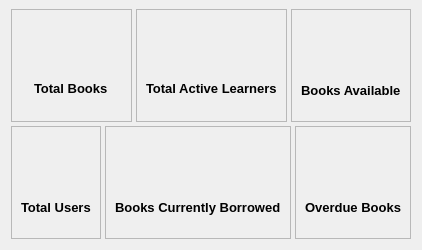
                              <widget class="QFrame" name="frame_statisticsOverview">
                               <property name="minimumSize">
                                <size>
                                 <width>0</width>
                                 <height>250</height>
                                </size>
                               </property>
                               <property name="maximumSize">
                                <size>
                                 <width>16777215</width>
                                 <height>300</height>
                                </size>
                               </property>
                               <property name="autoFillBackground">
                                <bool>false</bool>
                               </property>
                               <property name="frameShape">
                                <enum>QFrame::Shape::NoFrame</enum>
                               </property>
                               <property name="frameShadow">
                                <enum>QFrame::Shadow::Plain</enum>
                               </property>
                               <layout class="QVBoxLayout" name="verticalLayout_17">
                                <property name="spacing">
                                 <number>4</number>
                                </property>
                                <property name="topMargin">
                                 <number>9</number>
                                </property>
                                <item>
                                 <layout class="QVBoxLayout" name="verticalLayout_15">
                                  <item>
                                   <layout class="QHBoxLayout" name="horizontalLayout_5">
                                    <item>
                                     <widget class="QFrame" name="frame_totalBooksCard">
                                      <property name="frameShape">
                                       <enum>QFrame::Shape::StyledPanel</enum>
                                      </property>
                                      <property name="frameShadow">
                                       <enum>QFrame::Shadow::Raised</enum>
                                      </property>
                                      <layout class="QVBoxLayout" name="verticalLayout_19">
                                       <property name="spacing">
                                        <number>2</number>
                                       </property>
                                       <item alignment="Qt::AlignmentFlag::AlignHCenter">
                                        <widget class="QLabel" name="label_totalBooksDisplay">
                                         <property name="minimumSize">
                                          <size>
                                           <width>0</width>
                                           <height>30</height>
                                          </size>
                                         </property>
                                         <property name="maximumSize">
                                          <size>
                                           <width>16777215</width>
                                           <height>30</height>
                                          </size>
                                         </property>
                                         <property name="font">
                                          <font>
                                           <pointsize>15</pointsize>
                                           <bold>true</bold>
                                          </font>
                                         </property>
                                         <property name="text">
                                          <string />
                                         </property>
                                        </widget>
                                       </item>
                                       <item alignment="Qt::AlignmentFlag::AlignHCenter">
                                        <widget class="QLabel" name="label_totalBooksTitle">
                                         <property name="maximumSize">
                                          <size>
                                           <width>16777215</width>
                                           <height>18</height>
                                          </size>
                                         </property>
                                         <property name="font">
                                          <font>
                                           <pointsize>10</pointsize>
                                           <bold>true</bold>
                                          </font>
                                         </property>
                                         <property name="text">
                                          <string>Total Books</string>
                                         </property>
                                        </widget>
                                       </item>
                                      </layout>
                                     </widget>
                                    </item>
                                    <item>
                                     <widget class="QFrame" name="frame_totalActiveLearnersCard">
                                      <property name="frameShape">
                                       <enum>QFrame::Shape::StyledPanel</enum>
                                      </property>
                                      <property name="frameShadow">
                                       <enum>QFrame::Shadow::Raised</enum>
                                      </property>
                                      <layout class="QVBoxLayout" name="verticalLayout_20">
                                       <property name="spacing">
                                        <number>2</number>
                                       </property>
                                       <item alignment="Qt::AlignmentFlag::AlignHCenter">
                                        <widget class="QLabel" name="label_totalActiveLearnersDisplay">
                                         <property name="minimumSize">
                                          <size>
                                           <width>0</width>
                                           <height>30</height>
                                          </size>
                                         </property>
                                         <property name="maximumSize">
                                          <size>
                                           <width>16777215</width>
                                           <height>30</height>
                                          </size>
                                         </property>
                                         <property name="font">
                                          <font>
                                           <pointsize>15</pointsize>
                                           <bold>true</bold>
                                          </font>
                                         </property>
                                         <property name="text">
                                          <string />
                                         </property>
                                        </widget>
                                       </item>
                                       <item alignment="Qt::AlignmentFlag::AlignHCenter">
                                        <widget class="QLabel" name="label_totalActiveLearnersTitle">
                                         <property name="maximumSize">
                                          <size>
                                           <width>16777215</width>
                                           <height>18</height>
                                          </size>
                                         </property>
                                         <property name="font">
                                          <font>
                                           <pointsize>10</pointsize>
                                           <bold>true</bold>
                                          </font>
                                         </property>
                                         <property name="text">
                                          <string>Total Active Learners</string>
                                         </property>
                                        </widget>
                                       </item>
                                      </layout>
                                     </widget>
                                    </item>
                                    <item>
                                     <widget class="QFrame" name="frame_BooksAvailableCard">
                                      <property name="frameShape">
                                       <enum>QFrame::Shape::StyledPanel</enum>
                                      </property>
                                      <property name="frameShadow">
                                       <enum>QFrame::Shadow::Raised</enum>
                                      </property>
                                      <layout class="QVBoxLayout" name="verticalLayout_21">
                                       <item alignment="Qt::AlignmentFlag::AlignHCenter">
                                        <widget class="QLabel" name="label_booksAvailableDisplay">
                                         <property name="minimumSize">
                                          <size>
                                           <width>0</width>
                                           <height>30</height>
                                          </size>
                                         </property>
                                         <property name="maximumSize">
                                          <size>
                                           <width>16777215</width>
                                           <height>30</height>
                                          </size>
                                         </property>
                                         <property name="font">
                                          <font>
                                           <pointsize>15</pointsize>
                                           <bold>true</bold>
                                          </font>
                                         </property>
                                         <property name="text">
                                          <string />
                                         </property>
                                        </widget>
                                       </item>
                                       <item alignment="Qt::AlignmentFlag::AlignHCenter">
                                        <widget class="QLabel" name="label_booksAvailableTitle">
                                         <property name="maximumSize">
                                          <size>
                                           <width>16777215</width>
                                           <height>18</height>
                                          </size>
                                         </property>
                                         <property name="font">
                                          <font>
                                           <pointsize>10</pointsize>
                                           <bold>true</bold>
                                          </font>
                                         </property>
                                         <property name="text">
                                          <string>Books Available</string>
                                         </property>
                                        </widget>
                                       </item>
                                      </layout>
                                     </widget>
                                    </item>
                                   </layout>
                                  </item>
                                  <item>
                                   <layout class="QHBoxLayout" name="horizontalLayout_10">
                                    <item>
                                     <widget class="QFrame" name="frame_totalUsersCard">
                                      <property name="frameShape">
                                       <enum>QFrame::Shape::StyledPanel</enum>
                                      </property>
                                      <property name="frameShadow">
                                       <enum>QFrame::Shadow::Raised</enum>
                                      </property>
                                      <layout class="QVBoxLayout" name="verticalLayout_22">
                                       <item alignment="Qt::AlignmentFlag::AlignHCenter">
                                        <widget class="QLabel" name="label_totalUsersDisplay">
                                         <property name="minimumSize">
                                          <size>
                                           <width>0</width>
                                           <height>30</height>
                                          </size>
                                         </property>
                                         <property name="maximumSize">
                                          <size>
                                           <width>16777215</width>
                                           <height>30</height>
                                          </size>
                                         </property>
                                         <property name="font">
                                          <font>
                                           <pointsize>15</pointsize>
                                           <bold>true</bold>
                                          </font>
                                         </property>
                                         <property name="text">
                                          <string />
                                         </property>
                                        </widget>
                                       </item>
                                       <item alignment="Qt::AlignmentFlag::AlignHCenter">
                                        <widget class="QLabel" name="label_totalUsersTitle">
                                         <property name="maximumSize">
                                          <size>
                                           <width>16777215</width>
                                           <height>18</height>
                                          </size>
                                         </property>
                                         <property name="font">
                                          <font>
                                           <pointsize>10</pointsize>
                                           <bold>true</bold>
                                          </font>
                                         </property>
                                         <property name="text">
                                          <string>Total Users</string>
                                         </property>
                                        </widget>
                                       </item>
                                      </layout>
                                     </widget>
                                    </item>
                                    <item>
                                     <widget class="QFrame" name="frame_BooksCurrentlyBorrowedCard">
                                      <property name="frameShape">
                                       <enum>QFrame::Shape::StyledPanel</enum>
                                      </property>
                                      <property name="frameShadow">
                                       <enum>QFrame::Shadow::Raised</enum>
                                      </property>
                                      <layout class="QVBoxLayout" name="verticalLayout_23">
                                       <item alignment="Qt::AlignmentFlag::AlignHCenter">
                                        <widget class="QLabel" name="label_BooksCurrentlyBorrowedDisplay">
                                         <property name="minimumSize">
                                          <size>
                                           <width>0</width>
                                           <height>30</height>
                                          </size>
                                         </property>
                                         <property name="maximumSize">
                                          <size>
                                           <width>16777215</width>
                                           <height>30</height>
                                          </size>
                                         </property>
                                         <property name="font">
                                          <font>
                                           <pointsize>15</pointsize>
                                           <bold>true</bold>
                                          </font>
                                         </property>
                                         <property name="text">
                                          <string />
                                         </property>
                                        </widget>
                                       </item>
                                       <item alignment="Qt::AlignmentFlag::AlignHCenter">
                                        <widget class="QLabel" name="label_booksCurrentlyBorrowedTitle">
                                         <property name="maximumSize">
                                          <size>
                                           <width>16777215</width>
                                           <height>18</height>
                                          </size>
                                         </property>
                                         <property name="font">
                                          <font>
                                           <pointsize>10</pointsize>
                                           <bold>true</bold>
                                          </font>
                                         </property>
                                         <property name="text">
                                          <string>Books Currently Borrowed</string>
                                         </property>
                                        </widget>
                                       </item>
                                      </layout>
                                     </widget>
                                    </item>
                                    <item>
                                     <widget class="QFrame" name="frame_overdueBooksCard">
                                      <property name="frameShape">
                                       <enum>QFrame::Shape::StyledPanel</enum>
                                      </property>
                                      <property name="frameShadow">
                                       <enum>QFrame::Shadow::Raised</enum>
                                      </property>
                                      <layout class="QVBoxLayout" name="verticalLayout_24">
                                       <item alignment="Qt::AlignmentFlag::AlignHCenter">
                                        <widget class="QLabel" name="label_unreturnedBooksDisplay">
                                         <property name="minimumSize">
                                          <size>
                                           <width>0</width>
                                           <height>30</height>
                                          </size>
                                         </property>
                                         <property name="maximumSize">
                                          <size>
                                           <width>16777215</width>
                                           <height>30</height>
                                          </size>
                                         </property>
                                         <property name="font">
                                          <font>
                                           <pointsize>15</pointsize>
                                           <bold>true</bold>
                                          </font>
                                         </property>
                                         <property name="text">
                                          <string />
                                         </property>
                                        </widget>
                                       </item>
                                       <item alignment="Qt::AlignmentFlag::AlignHCenter">
                                        <widget class="QLabel" name="label_overdueBooksTitle">
                                         <property name="maximumSize">
                                          <size>
                                           <width>16777215</width>
                                           <height>18</height>
                                          </size>
                                         </property>
                                         <property name="font">
                                          <font>
                                           <pointsize>10</pointsize>
                                           <bold>true</bold>
                                          </font>
                                         </property>
                                         <property name="text">
                                          <string>Overdue Books</string>
                                         </property>
                                        </widget>
                                       </item>
                                      </layout>
                                     </widget>
                                    </item>
                                   </layout>
                                  </item>
                                 </layout>
                                </item>
                               </layout>
                              </widget>
